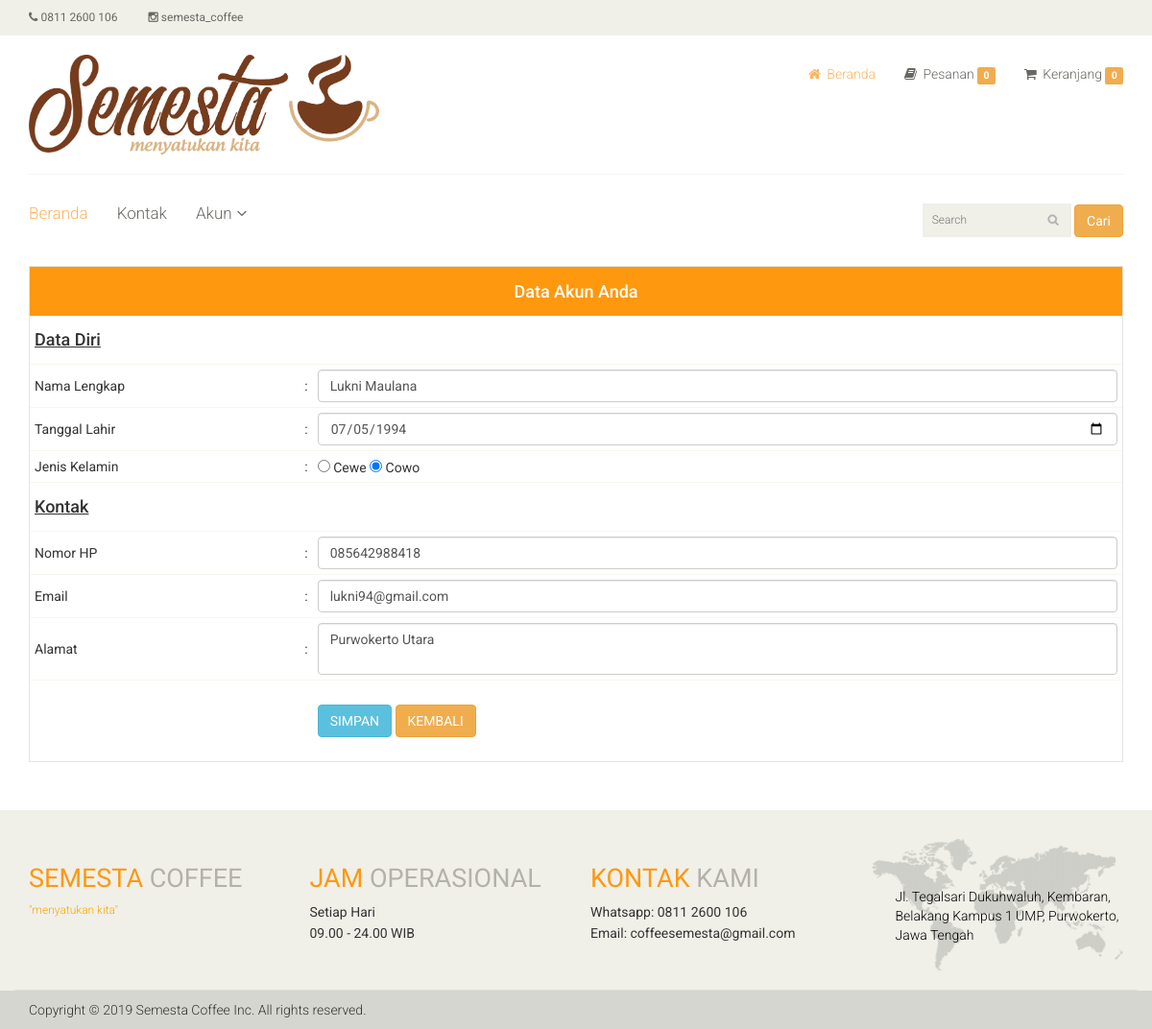
/ee11cbb19052e40b07aac0ca060c23ee/index.php?i=saya (signed in), run on the app's committed database.
### tables this page shows
CREATE TABLE `m_alamat` (
  `user_id` int(11) NOT NULL,
  `alamat_spesifik` varchar(100) NOT NULL,
  `desa_id` char(11) NOT NULL,
  `rt` varchar(5) NOT NULL,
  `rw` varchar(5) NOT NULL,
  `kecamatan_id` char(11) NOT NULL,
  `kabupaten_id` char(11) NOT NULL,
  `propinsi_id` char(11) NOT NULL,
  `kode_pos` varchar(5) NOT NULL
);

CREATE TABLE `m_user` (
  `user_id` int(11) NOT NULL,
  `user_nama` varchar(100) NOT NULL,
  `user_password` varchar(255) NOT NULL,
  `user_nohp` varchar(13) NOT NULL,
  `user_email` varchar(100) NOT NULL,
  `user_jeniskelamin` varchar(255) DEFAULT NULL,
  `user_ttl` date DEFAULT NULL,
  `user_image` varchar(100) NOT NULL,
  `no_verif` varchar(6) NOT NULL,
  `status` varchar(100) NOT NULL,
  `level_id` int(11) NOT NULL
);

### functions.php (called while the page is built, shortened)
<?php
function getJenisKelamin()
{
    $jeniskelamin = [
        ['kd' => 'P', 'nama' => 'Cewe'],
        ['kd' => 'L', 'nama' => 'Cowo']
    ];
    return $jeniskelamin;
}

### ee11cbb19052e40b07aac0ca060c23ee/akun.php (the view, shortened to what this page needs)
<section id="cart_items">
	<div class="container">
		<div class="table-responsive cart_info">
			<?php
			$jeniskelamin = getJenisKelamin();
			$suser = mysqli_query($koneksi, "SELECT * FROM m_alamat a
								  			 LEFT OUTER JOIN m_user b on a.user_id = b.user_id
											 WHERE a.user_id = '$_SESSION[id]'");
			$huser = mysqli_fetch_array($suser);
			?>
			<form action="" method="post">
				<table class="table table-condensed">
					<thead>
						<tr class="cart_menu">
							<td colspan="7" align="center">
								<h4>Data Akun Anda</h4>
							</td>
						</tr>
					</thead>
					<tbody>
						<tr>
							<td class="col-sm-3">
								<h4><u>Data Diri</u></h4>
							</td>
							<td class="col-sm-0"></td>
							<td class="col-sm-12"></td>
						</tr>
						<tr>
							<td>Nama Lengkap</td>
							<td>:</td>
							<td><input type="text" class="form-control" name="nama" value="<?php echo $huser['user_nama'] ?>" required /></td>
						</tr>
						<tr>
							<td>Tanggal Lahir</td>
							<td>:</td>
							<td><input type="date" class="form-control" name="ttl" value="<?php echo $huser['user_ttl'] ?>" required /></td>
						</tr>
						<tr>
							<td>Jenis Kelamin</td>
							<td>:</td>
							<td>
								<?php
								if (!empty($jeniskelamin)) {
									foreach ($jeniskelamin as $jk) {
										if ($jk["kd"] == $huser["user_jeniskelamin"]) {
											$checked = " checked";
										} else {
											$checked = " ";
										}
										?>
										<input type="radio" id="jk" name="jk" value="<?php echo $jk["kd"];  ?>" <?php echo $checked; ?>> <?php echo $jk["nama"];  ?>
								<?php	}
								}
								?>
							</td>
						</tr>
						<tr>
							<td>
								<h4><u>Kontak</u></h4>
							</td>
							<td></td>
							<td></td>
						</tr>
						<tr>
							<td>Nomor HP</td>
							<td>:</td>
							<td><input type="text" class="form-control" name="nohp" value="<?php echo $huser['user_nohp'] ?>" required /></td>
						</tr>
						<tr>
							<td>Email</td>
							<td>:</td>
							<td><input type="text" class="form-control" name="email" value="<?php echo $huser['user_email'] ?>" required /></td>
						</tr>
						<tr>
							<td>Alamat</td>
							<td>:</td>
							<td>
								<textarea name="alamat" class="form-control" placeholder="Isikan Alamat Anda" required><?php echo $huser['alamat_spesifik'] ?></textarea>
							</td>
						</tr>
						<tr>
							<td></td>
							<td></td>
							<td><br />
								<input type="submit" name="simpan" id="simpan" class="btn btn-info" value="SIMPAN" />&nbsp;<a href="?i="><input type="button" name="kembali" id="kembali" class="btn btn-warning" value="KEMBALI" /></a>
							</td>
						</tr>
					</tbody>
				</table>
			</form>
		</div>
	</div>
</section>

### css/main.css (style rules this page uses)
body { font-family: 'Roboto', sans-serif; background:; position: relative; font-weight:400px; }
a { -webkit-transition: 300ms; -moz-transition: 300ms; -o-transition: 300ms; transition: 300ms; }
h1, h2, h3, h4, h5, h6 { font-family: 'Roboto', sans-serif; }
#cart_items .cart_info { border: 1px solid #E6E4DF; margin-bottom: 50px }
#cart_items .cart_info .cart_menu { background: #FE980F; color: #fff; font-size: 16px; font-family: 'Roboto', sans-serif; font-weight: normal; }
#cart_items .cart_info .table.table-condensed thead tr { height: 51px; }
#cart_items .cart_info .table.table-condensed tr { border-bottom: 1px solid#F7F7F0 }
#cart_items .cart_info .table.table-condensed tr:last-child { border-bottom: 0 }
.cart_info table tr td { border-top: 0 none; vertical-align: inherit; }
.user_info input, select, textarea { background: #F0F0E9; border:0; color: #696763; padding: 5px; width: 100%; border-radius: 0; resize: none }

### data on the page
m_alamat: nama "Lukni Maulana", ttl "07/05/1994", nohp "085642988418", email "lukni94@gmail.com", alamat "Purwokerto Utara"

### other printed values
$nker1 "0"
$nker "0"
$jk["nama"] "Cewe"
$jk["nama"] "Cowo"
